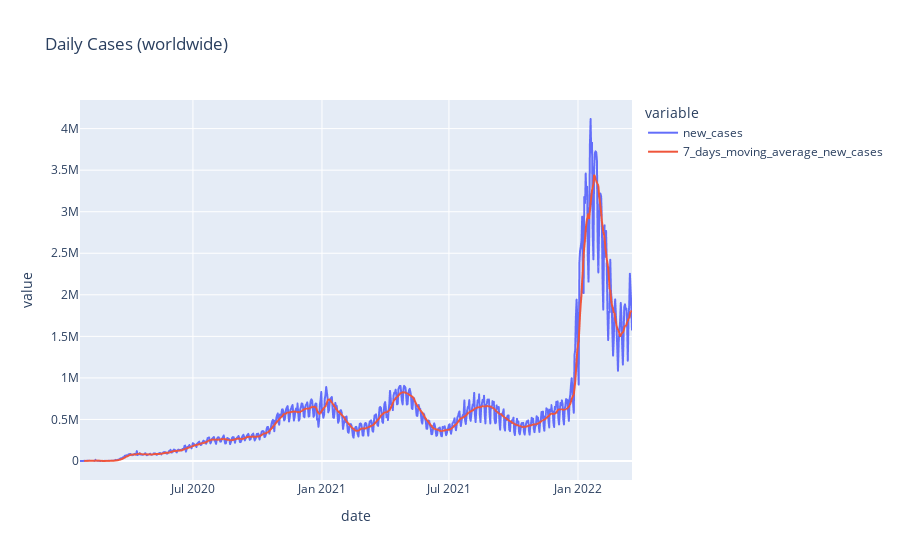

Here is the notebook cell this chart was saved with:
### Markdown cell above
Daily Cases (worldwide)

### Code cell
px.line(world_data, y=["new_cases", "7_days_moving_average_new_cases"], title="Daily Cases (worldwide)")

### Figure 1 — Plotly figure (JSON) as saved in the notebook; plotly's stock layout.template omitted (floating-point values rounded to 4 significant figures; data arrays with more than 128 entries replaced by an {"elided": "..."} marker saying what was removed)
{"data": [{"hovertemplate": "variable=new_cases<br>date=%{x}<br>value=%{y}<extra></extra>", "legendgroup": "new_cases", "line": {"color": "#636efa", "dash": "solid"}, "marker": {"symbol": "circle"}, "mode": "lines", "name": "new_cases", "showlegend": true, "type": "scattergl", "x": {"elided": "788 str values"}, "xaxis": "x", "y": {"elided": "788 int values"}, "yaxis": "y"}, {"hovertemplate": "variable=7_days_moving_average_new_cases<br>date=%{x}<br>value=%{y}<extra></extra>", "legendgroup": "7_days_moving_average_new_cases", "line": {"color": "#EF553B", "dash": "solid"}, "marker": {"symbol": "circle"}, "mode": "lines", "name": "7_days_moving_average_new_cases", "showlegend": true, "type": "scattergl", "x": {"elided": "788 str values"}, "xaxis": "x", "y": {"elided": "788 float values"}, "yaxis": "y"}], "layout": {"legend": {"title": {"text": "variable"}, "tracegroupgap": 0}, "title": {"text": "Daily Cases (worldwide)"}, "xaxis": {"anchor": "y", "domain": [0, 1], "title": {"text": "date"}}, "yaxis": {"anchor": "x", "domain": [0, 1], "title": {"text": "value"}}}}
